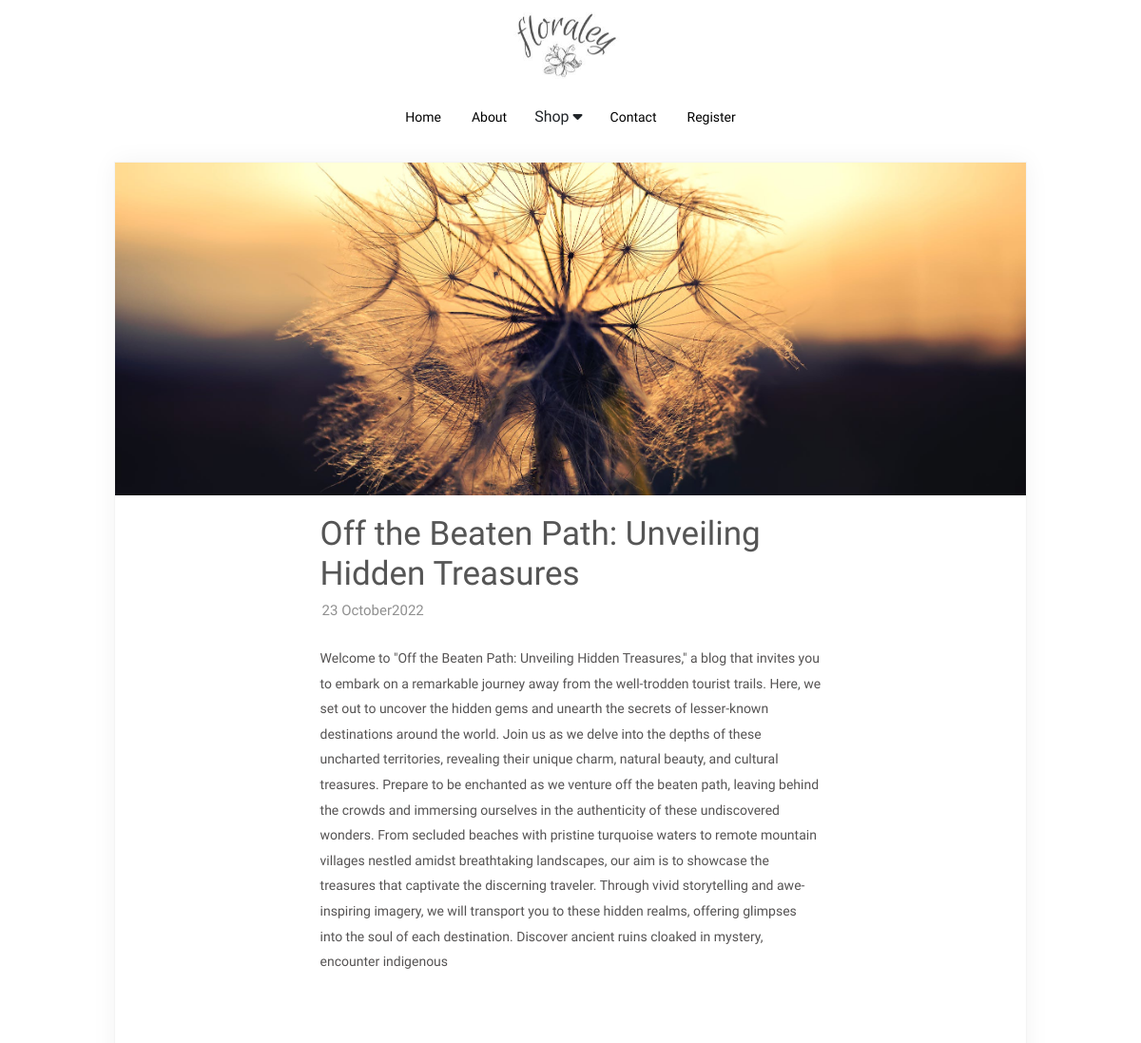
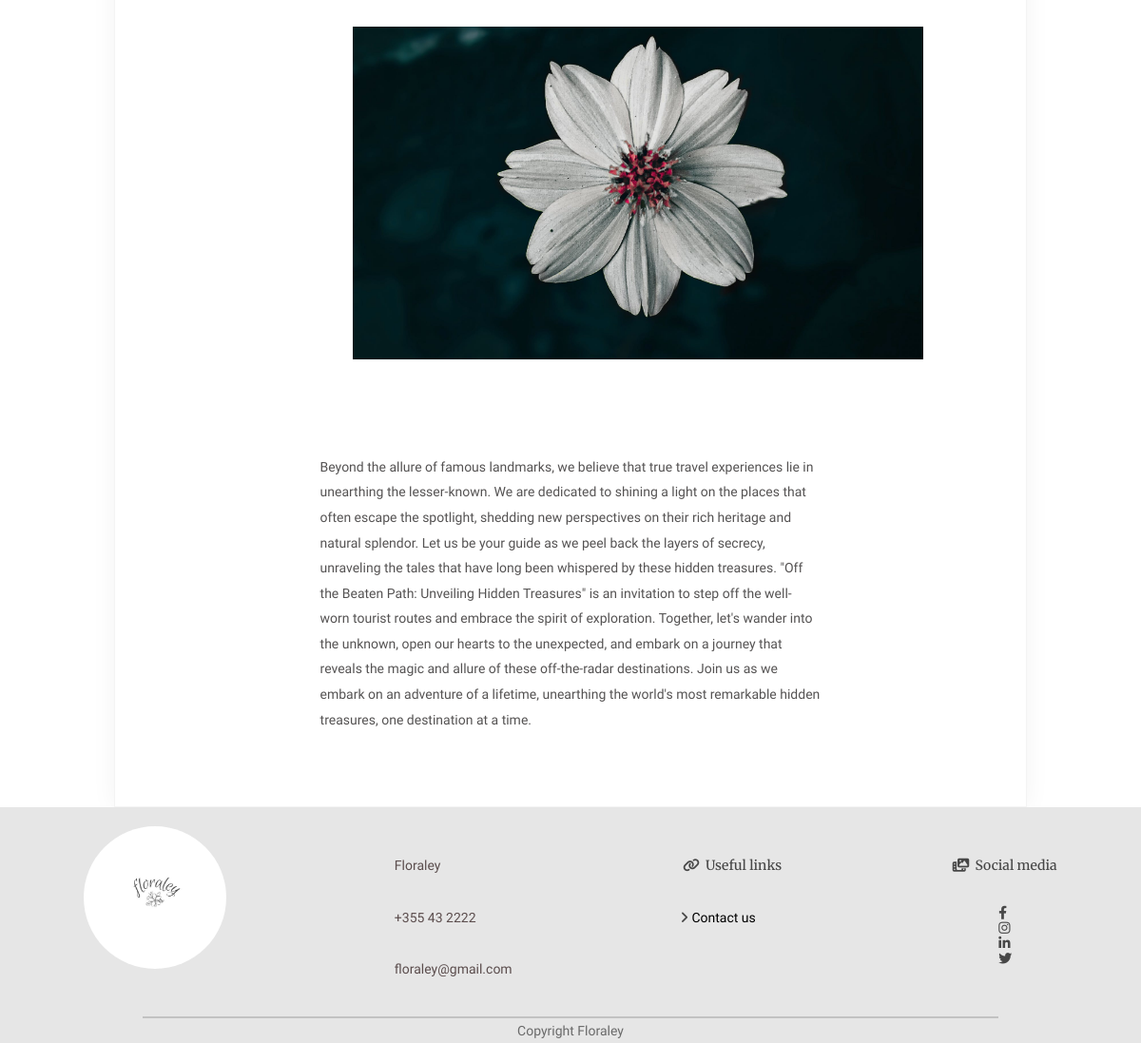
Page /blog/2 on the committed database (2 pictures, top to bottom).
### Aplikacioni/models.py (models this page shows, shortened)
class Fullblog (models.Model):
    fullblog_id = models.AutoField(primary_key=True)
    fullblog_title=models.TextField(max_length=1000, null=True, blank=True)
    fullblog_text=models.TextField(max_length=1000, null=True, blank=True)
    fullblog_img = models.ImageField(upload_to='blog/')
    fullblog_date=models.CharField(max_length=50, null = True , blank=True)
    fullblog_img2 = models.ImageField(upload_to='blog/')
    fullblog_text2=models.TextField(max_length=1000, null=True, blank=True)

### Aplikacioni/views.py (the view)
# urls.py: path("blog/<id>" , views.blog , name="blog"),
def blog (request,id):
     kategorit = Kategoria.objects.all().order_by("-kategoria_id")
     fullblogs = Fullblog.objects.get(fullblog_id=id)
     context={"fullblogs":fullblogs, "kategorit":kategorit}
     return render (request, "blog.html", context)

### Aplikacioni/templates/blog.html (shortened to what this page needs)
<!DOCTYPE html>
{% extends 'index.html' %}
{% load static %}
{% block style %}
    <link rel="stylesheet" href="{% static 'style/navbar.css' %}">{% endblock %}
    {% block content %}
    {% include "navbar2.html" %}
<div class="blog-post">
	<div class="blog-hero">
		<img src="{{fullblogs.fullblog_img.url}}" width="100%"
    height="350">
	</div>
		<article>
			<div class="blog-content">
				<summary>
					<h3>{{ fullblogs.fullblog_title }}</h3>
					<div class="blog-date">{{fullblogs.fullblog_date }}</div>
				</summary>
				<p>{{ fullblogs.fullblog_text }}</p>
			</div>
			<div class="blog-img">
				<img src="{{fullblogs.fullblog_img2.url}}" width="600px" height="350px">
			</div>
			<div class="blog-content">
				<p>{{ fullblogs.fullblog_text2 }}</p>
			</div>
	</article>
</div>
{% endblock %}

### Aplikacioni/static/style/navbar.css (style rules this page uses)
* { box-sizing: border-box; font-family: 'Nanum Myeongjo', serif; }
body, html { overflow-x: hidden; }
body { margin: 0; width: 100%; font-family: "Oswald", sans-serif; font-size: 12pt; font-weight: 400; }
img { object-fit: cover; }
body { font: 500 14px "Source Sans Pro"; color: #555353; }
h3, h4 { color: #373737; }
h3 { font-size: 1.6em; font-weight: 700; }
p { line-height: 1.9em; margin: 2em 0; font-size: 1em; font-weight: 500; }
.blog-post { width: 80%; max-width: 1100px; background: white; margin: 20px auto 0; border: 1px solid #f4f4f4; box-shadow: 0 0 25px rgba(0, 0, 0, 0.05); }
.blog-hero { background-size: cover; position: relative; }
summary { margin-top: 20px; display: inline-block; }
summary h3 { width: 100%; font-size: 2.5em; color: #555; font-weight: 500; }
summary .blog-date { width: 100%; font-size: 15px; padding-left: 2px; color: #909090; }
article { padding-bottom: 50px; }
.blog-content { width: 55%; margin: auto; }
.blog-img { margin: 100px 250px; background-size: cover; position: relative; }

### rows in the picture
Fullblog: fullblog_img (picture), fullblog_title "Off the Beaten Path: Unveiling Hidden Treasures", fullblog_date "23 October2022", fullblog_text "Welcome to \"Off the Beaten Path: Unveiling Hidden Treasures,\" a blog that invites you to embark on a remarkable journey away from the well-trodden tourist trails. Here, we set out to uncover the hidden gems and unearth the secrets of lesser-known destinations around the world. Join us as we delve into the depths of these uncharted territories, revealing their unique charm, natural beauty, and cultural treasures. Prepare to be enchanted as we venture off the beaten path, leaving behind the crowds and immersing ourselves in the authenticity of these undiscovered wonders. From secluded beaches with pristine turquoise waters to remote mountain villages nestled amidst breathtaking landscapes,…", fullblog_img2 (picture), fullblog_text2 "Beyond the allure of famous landmarks, we believe that true travel experiences lie in unearthing the lesser-known. We are dedicated to shining a light on the places that often escape the spotlight, shedding new perspectives on their rich heritage and natural splendor. Let us be your guide as we peel back the layers of secrecy, unraveling the tales that have long been whispered by these hidden treasures. \"Off the Beaten Path: Unveiling Hidden Treasures\" is an invitation to step off the well-worn tourist routes and embrace the spirit of exploration. Together, let's wander into the unknown, open our hearts to the unexpected, and embark on a journey that reveals the magic and allure of these…"
